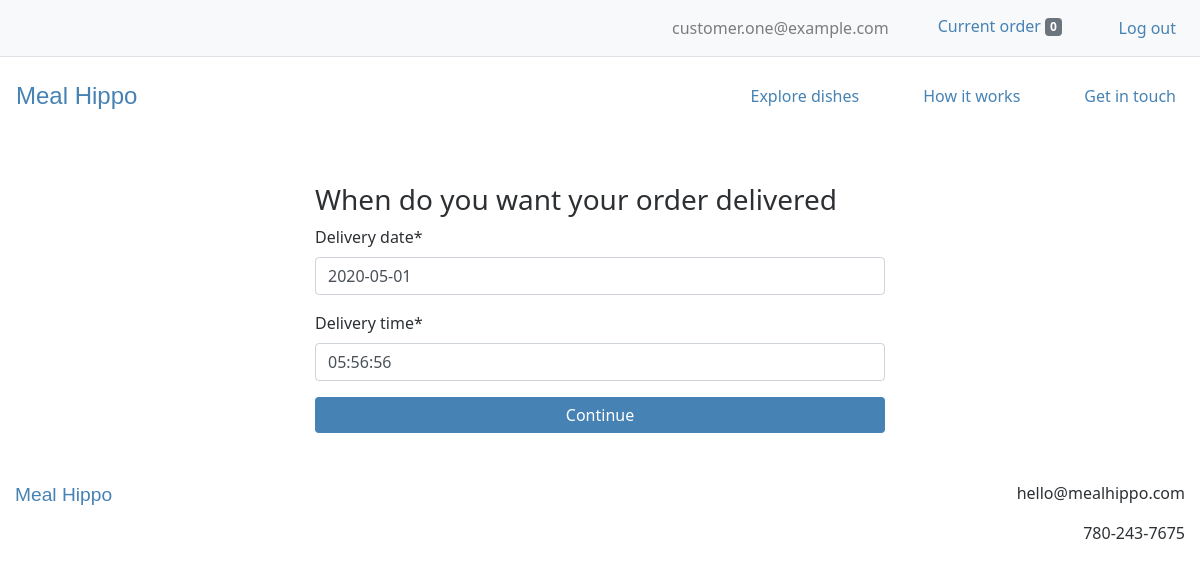
/order/timing (signed in), run on an earlier commit of the app's database.
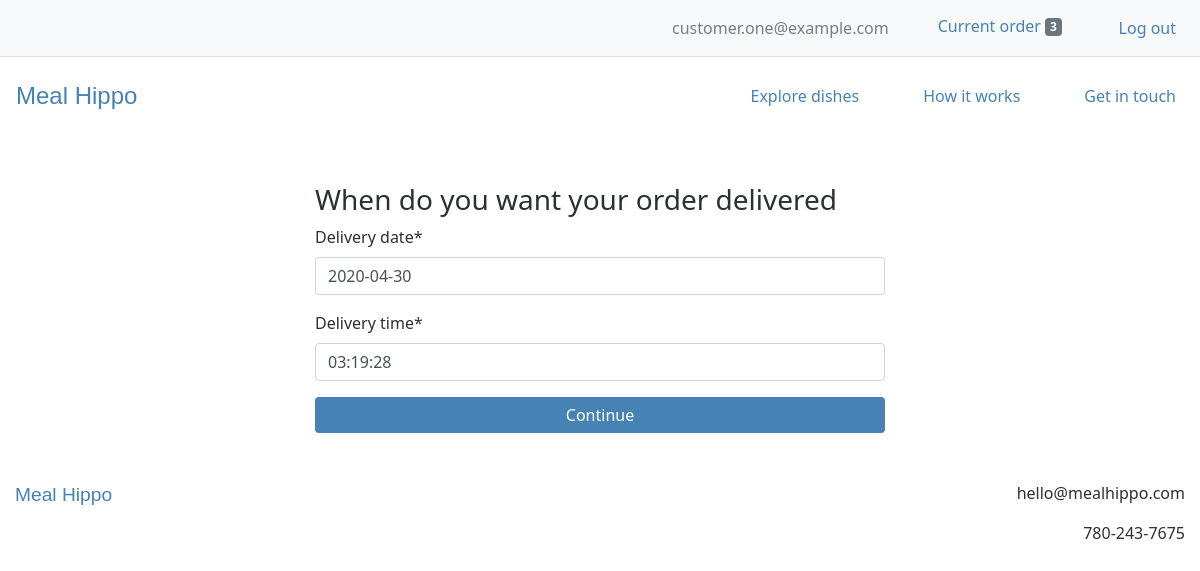
And on a later commit of the database.
### users/models.py (models this page shows, shortened)
class CustomUser(AbstractBaseUser):
    email = models.EmailField(unique=True)
    is_active = models.BooleanField(default=True)
    is_admin = models.BooleanField(default=False)
    objects = CustomUserManager()
    USERNAME_FIELD = 'email'
    REQUIRED_FIELDS = []

### webplatform/models.py (models this page shows, shortened)
class Order(models.Model):
    user = models.ForeignKey(settings.AUTH_USER_MODEL, on_delete=models.CASCADE)
    items = models.ManyToManyField(OrderItem)
    delivery_date = models.DateField(null=True, default=timezone.now)
    delivery_time = models.TimeField(null=True, default=timezone.now)
    is_completed = models.BooleanField(default=False)
    payment = models.ForeignKey(Payment, on_delete=models.SET_NULL, blank=True, null=True)
    created_at = models.DateTimeField(auto_now_add=True)
    modified_at = models.DateTimeField(auto_now=True)

### webplatform/views.py (the view)
# urls.py: path('order/timing', views.OrderTimingView.as_view(), name='order_timing_view'),
class OrderTimingView(LoginRequiredMixin, UpdateView):
    login_url = 'login'
    model = models.Order
    fields = ['delivery_date', 'delivery_time']
    template_name = 'webplatform/order_timing_view.html'
    success_url = reverse_lazy('webplatform:order_delivery_view')
    def get_object(self):
        order_qs = models.Order.objects.filter(user=self.request.user, is_completed=False)
        if order_qs.exists():
            order = order_qs[0]
            if order.items.count() > 0:
                return order

### webplatform/templatetags/cart_templatetags.py (called while the page is built)
@register.filter
def cart_item_count(user):
    if user.is_authenticated:
        queryset = models.Order.objects.filter(user=user, is_completed=False)
        if queryset.exists():
            return queryset[0].items.count()
    return 0

### webplatform/templates/webplatform/order_timing_view.html (shortened to what this page needs)
{% extends 'base.html' %}
{% load static %}
{% load crispy_forms_tags %}
{% load humanize %}
{% block content %}
<div class="container-fluid my-5">
  <div class="row">
    <div class="col-lg-6 offset-lg-3 col-md-8 offset-md-2 col-12">
      <h3>When do you want your order delivered</h3>
      <form method="post">
        {{ form|crispy }}
        <input type="submit" value="Continue" class="btn btn-primary w-100">
      </form>
    </div>
  </div>
</div>
{% endblock %}

### templates/base.html (shortened to what this page needs)
{% load static %}
{% load cart_templatetags %}
<!DOCTYPE html>
<html lang="en" dir="ltr">
  <head>
    <link rel="stylesheet" href="https://stackpath.bootstrapcdn.com/bootstrap/4.4.1/css/bootstrap.min.css">
    <link rel="stylesheet" type="text/css" href="{% static 'style.css' %}">
  </head>
  <body>
    {% if user.is_authenticated %}
      <nav class="navbar navbar-expand-md navbar-light border-bottom bg-light">
          <ul class="navbar-nav ml-auto">
            <li class="nav-item ml-4">
              <span class="navbar-text">
                {{ request.user.email }}
              </span>
            </li>
            <li class="nav-item ml-4">
              <a href="{% url 'webplatform:order_items_view' %}">
                <button type="button" class="btn btn-light">
                  Current order <span class="badge badge-secondary">{{ request.user|cart_item_count }}</span>
                </button>
              </a>
            </li>
            <li class="nav-item ml-4">
              <a class="nav-link" href="{% url 'logout' %}">Log out</a>
            </li>
          </ul>
      </nav>
    {% endif %}
    <nav class="navbar navbar-expand-md navbar-light py-3">
      <a class="navbar-brand" href="{% url 'webplatform:home_view' %}">Meal&nbsp;Hippo</a>
      <div class="collapse navbar-collapse" id="navbarText">
        <ul class="navbar-nav ml-auto">
          <li class="nav-item ml-5">
            <a class="nav-link" href="{% url 'webplatform:order_items_view' %}">Explore dishes</a>
          </li>
          <li class="nav-item ml-5">
            <a class="nav-link" href="{% url 'webplatform:support_view' %}">How it works</a>
          </li>
          <li class="nav-item ml-5">
            <a class="nav-link" href="{% url 'webplatform:contact_view' %}">Get in touch</a>
          </li>
        </ul>
      </div>
    </nav>
    {% block content %}
    {% endblock %}
    <footer>
      <div class="container-fluid text-center my-4">
        <div class="row">
          <div class="col-sm text-sm-left mb-4">
            <span class="logo">
              <a href="{% url 'webplatform:home_view' %}">Meal&nbsp;Hippo</a>
            </span>
          </div>
          <div class="col-sm text-sm-right">
            <p>hello@mealhippo.com</p>
            <p>780-243-7675</p>
          </div>
        </div>
      </div>
    </footer>
  </body>
</html>

What changed in the data, as far as the page shows it:
computed for CustomUser "customer.one@example.com": user|cart_item_count "0" → "3"
added Order: delivery_date "2020-04-30", delivery_time "03:19:28"
Also different on the page:
form field delivery_date: "2020-05-01" → (not shown)
form field delivery_time: "05:56:56" → (not shown)
